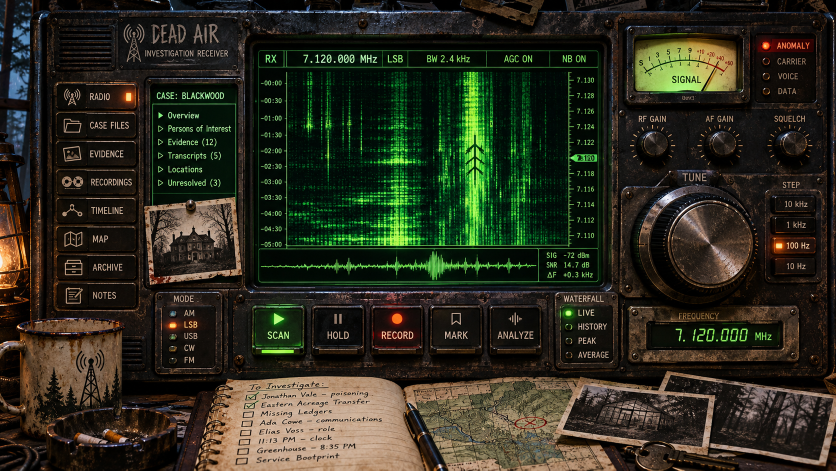
#> input picture gui/references/a_detailed_cinematic_grungy_realistic_radio_inv.png, 1672 x 941 px, found by its file name (shown at 1/2 size)
$ python build_dead_air_assets.py
#> lines starting #> are read from the running program, lines starting #| are printed output that depends on the picture; after the words box and inside, x2 and y2 are one past the last pixel; in counts of white or black regions, pixels touching at a corner belong together
from PIL import Image, ImageDraw, ImageEnhance, ImageFilter
import os, json, math, random, shutil, zipfile
src='/mnt/data/a_detailed_cinematic_grungy_realistic_radio_inv.png'
out='/mnt/data/dead_air_production_assets'
im=Image.open(src).convert('RGBA'); W,H=im.size
#> after `W, H = im.size`: W = 1672; H = 941
shutil.copy2(src,out+'/source/approved_master.png')
items=[]
def sprite(name,box,shape='round',radius=10,group='hardware',notes=''):
#> called with name = 'navigation_panel', box = (95, 150, 275, 611), shape = 'round', radius = 15, group = 'hardware', notes = ''
 x0,y0,x1,y1=box
 patch=im.crop(box)
 mask=Image.new('L',patch.size,0); d=ImageDraw.Draw(mask)
#> after `mask = Image.new('L', patch.size, 0)`: mask: PIL image 180x461 L; every value is 0
 w,h=patch.size
#> w = 180; h = 461
 if shape=='round':d.rounded_rectangle((1,1,w-2,h-2),radius=min(radius,w//3,h//3),fill=255)
 elif shape=='ellipse': d.ellipse((1,1,w-2,h-2),fill=255)
 elif shape=='square':d.rectangle((0,0,w-1,h-1),fill=255)
 elif shape=='meter':d.rounded_rectangle((0,0,w-1,h-1),radius=14,fill=255)
 else: raise ValueError(shape)
 patch.putalpha(mask)
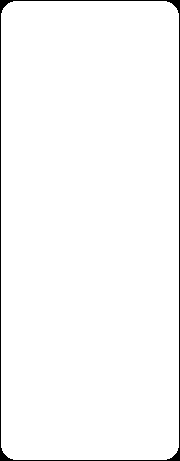
#> mask: PIL image 180x461 L; 98.2% white; black in thin lines or dots
 path=f'{group}/{name}.png';os.makedirs(os.path.dirname(out+'/'+path),exist_ok=True);patch.save(out+'/'+path,optimize=True)
 items.append(dict(name=name,file=path,x=x0,y=y0,width=w,height=h,group=group,hitbox=[x0,y0,w,h],notes=notes))
 return patch
# Hardware. Regions are cropped precisely around distinct physical instruments.
sprite('navigation_panel',(95,150,275,611),'round',15)
sprite('site_monitor_frame',(282,152,477,570),'round',13)
#> in sprite (call 2), `mask = Image.new('L', patch.size, 0)`: mask: PIL image 195x418 L; every value is 0
#> in sprite (call 2), `patch.putalpha(mask)`: mask: PIL image 195x418 L; 98.3% white; black in thin lines or dots
sprite('main_waterfall_bezel',(478,64,1208,580),'round',24)
#> call 3 of sprite, with name = 'main_waterfall_bezel', box = (478, 64, 1208, 580), shape = 'round', radius = 24, group = 'hardware', notes = ''
#> in sprite (call 3), `x0,y0,x1,y1=box`: x0 = 478; y0 = 64; x1 = 1208; y1 = 580
#> in sprite (call 3), `mask = Image.new('L', patch.size, 0)`: mask: PIL image 730x516 L; every value is 0
#> in sprite (call 3), `patch.putalpha(mask)`:
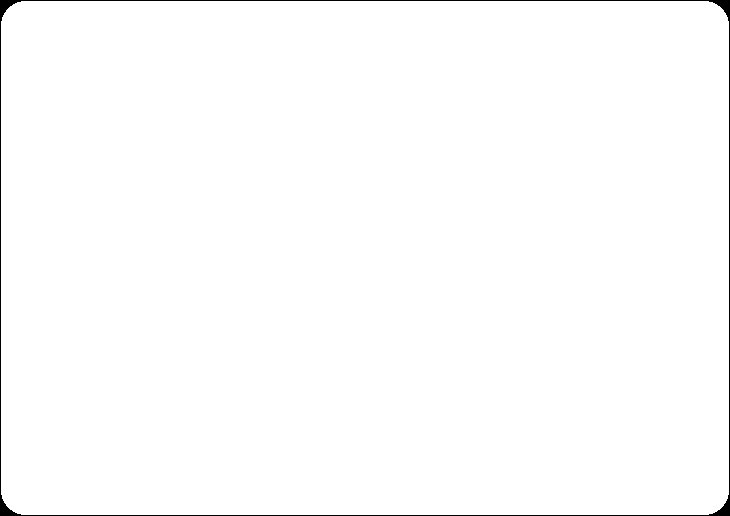
#> mask: PIL image 730x516 L; 99.2% white; 1 black region, box (x1, y1, x2, y2) and area: (0, 0, 730, 516) 3012
sprite('signal_meter',(1232,55,1478,214),'meter',group='sprites')
#> call 4 of sprite, with name = 'signal_meter', box = (1232, 55, 1478, 214), shape = 'meter', radius = 10, group = 'sprites', notes = ''
#> in sprite (call 4), `x0,y0,x1,y1=box`: x0 = 1232; y0 = 55; x1 = 1478; y1 = 214
#> in sprite (call 4), `mask = Image.new('L', patch.size, 0)`: mask: PIL image 246x159 L; every value is 0
#> in sprite (call 4), `patch.putalpha(mask)`:
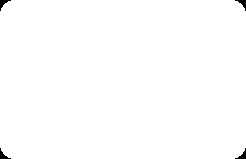
#> mask: PIL image 246x159 L; 99.5% white; 4 black regions, box (x1, y1, x2, y2) and area: (0, 0, 11, 11) 46, (235, 0, 246, 11) 46, (0, 148, 11, 159) 46, (235, 148, 246, 159) 46
sprite('indicator_bank',(1480,57,1617,209),'round',12)
#> in sprite (call 5), `mask = Image.new('L', patch.size, 0)`: mask: PIL image 137x152 L; every value is 0
#> in sprite (call 5), `patch.putalpha(mask)`: mask: PIL image 137x152 L; 96.6% white; 1 black region, box (x1, y1, x2, y2) and area: (0, 0, 137, 152) 710
for name,box in [('rf_gain',(1254,228,1342,333)),('af_gain',(1370,228,1463,332)),('squelch',(1503,224,1602,329))]:sprite(name,box,'ellipse',group='sprites')
#> this loop made 3 passes
#> (name, x0 in sprite, y0 in sprite, x1 in sprite, y1 in sprite, w in sprite, h in sprite, path in sprite) on passes 1 to 3: ('rf_gain', 1254, 228, 1342, 333, 88, 105, 'sprites/rf_gain.png'), ('af_gain', 1370, 228, 1463, 332, 93, 104, 'sprites/af_gain.png'), ('squelch', 1503, 224, 1602, 329, 99, 105, 'sprites/squelch.png')
#> pass 1, in sprite (call 6), `path = f'{group}/{name}.png'`:
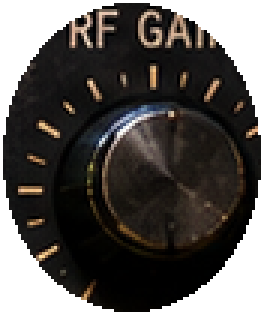
#> saved as rf_gain.png: PIL image 88x105 RGBA (shown 3 times larger); mean R, G, B, A 32.5, 28.2, 24.9, 191.7; transparent parts drawn white
sprite('tuning_dial',(1250,342,1504,596),'ellipse',group='sprites',notes='Rotate visual around center [1377,469]; use drag gesture for tuning')
#> in sprite (call 9), `mask = Image.new('L', patch.size, 0)`: mask: PIL image 254x254 L; every value is 0
#> in sprite (call 9), `patch.putalpha(mask)`: mask: PIL image 254x254 L; 77.2% white; 1 black region, box (x1, y1, x2, y2) and area: (0, 0, 254, 254) 14696
sprite('tuning_step_bank',(1501,363,1617,570),'round',11,group='sprites')
#> in sprite (call 10), `mask = Image.new('L', patch.size, 0)`: mask: PIL image 116x207 L; every value is 0
#> in sprite (call 10), `patch.putalpha(mask)`: mask: PIL image 116x207 L; 96.8% white; 1 black region, box (x1, y1, x2, y2) and area: (0, 0, 116, 207) 758
sprite('mode_bank',(303,585,445,741),'round',9,group='sprites')
#> in sprite (call 11), `mask = Image.new('L', patch.size, 0)`: mask: PIL image 142x156 L; every value is 0
#> in sprite (call 11), `patch.putalpha(mask)`: mask: PIL image 142x156 L; 96.9% white; black in thin lines or dots
sprite('transport_deck',(473,579,1092,725),'round',11,group='sprites')
#> in sprite (call 12), `x0,y0,x1,y1=box`: x0 = 473; y0 = 579; x1 = 1092; y1 = 725
#> in sprite (call 12), `mask = Image.new('L', patch.size, 0)`: mask: PIL image 619x146 L; every value is 0
#> in sprite (call 12), `patch.putalpha(mask)`: mask: PIL image 619x146 L; 98.2% white; black in thin lines or dots
#> in sprite (call 12), `patch.putalpha(mask)`:
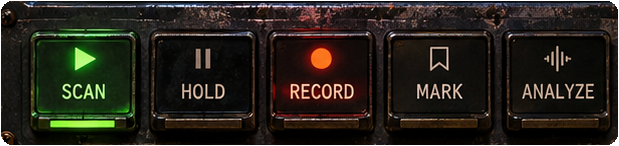
#> patch: PIL image 619x146 RGBA; mean R, G, B, A 34.9, 31.1, 23.4, 250.4; transparent parts drawn white
sprite('waterfall_mode_bank',(1090,579,1222,738),'round',10,group='sprites')
#> in sprite (call 13), `x0,y0,x1,y1=box`: x0 = 1090; x1 = 1222; y1 = 738
#> in sprite (call 13), `mask = Image.new('L', patch.size, 0)`: mask: PIL image 132x159 L; every value is 0
#> in sprite (call 13), `patch.putalpha(mask)`: mask: PIL image 132x159 L; 96.8% white; black in thin lines or dots
#> in sprite (call 13), `patch.putalpha(mask)`:
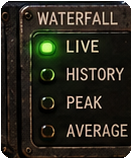
#> patch: PIL image 132x159 RGBA; mean R, G, B, A 39.5, 37, 27.2, 246.9; transparent parts drawn white
sprite('frequency_panel',(1240,600,1584,724),'round',13,group='sprites')
#> in sprite (call 14), `x0,y0,x1,y1=box`: x0 = 1240; y0 = 600; x1 = 1584; y1 = 724
#> in sprite (call 14), `patch=im.crop(box)`:
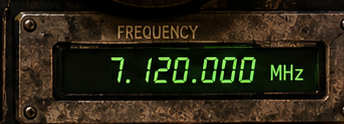
#> patch: PIL image 344x124 RGBA; mean R, G, B, A 42.1, 36.9, 21, 255
#> in sprite (call 14), `mask = Image.new('L', patch.size, 0)`: mask: PIL image 344x124 L; every value is 0
# Individual buttons extracted with transparent rounded profiles.
for name,box in [
('button_scan',(497,604,600,710)),('button_hold',(616,604,724,709)),('button_record',(730,604,841,709)),('button_mark',(849,604,961,712)),('button_analyze',(970,604,1078,714)),
('step_10khz',(1516,384,1607,430)),('step_1khz',(1516,429,1607,476)),('step_100hz',(1516,478,1607,525)),('step_10hz',(1516,527,1607,570)),
('nav_radio',(102,164,267,213)),('nav_case_files',(102,217,267,270)),('nav_evidence',(102,276,267,327)),('nav_recordings',(102,334,267,387)),('nav_timeline',(102,390,267,443)),('nav_map',(102,446,267,496)),('nav_archive',(102,502,267,552)),('nav_notes',(102,557,267,607))]:
 sprite(name,box,'round',9,group='sprites')
#> this loop made 17 passes
#> (name, x0 in sprite, y0 in sprite, x1 in sprite, y1 in sprite, w in sprite, h in sprite, path in sprite) on passes 1 to 8: ('button_scan', 497, 604, 600, 710, 103, 106, 'sprites/button_scan.png'), ('button_hold', 616, 604, 724, 709, 108, 105, 'sprites/button_hold.png'), ('button_record', 730, 604, 841, 709, 111, 105, 'sprites/button_record.png'), ('button_mark', 849, 604, 961, 712, 112, 108, 'sprites/button_mark.png'), ('button_analyze', 970, 604, 1078, 714, 108, 110, 'sprites/button_analyze.png'), ('step_10khz', 1516, 384, 1607, 430, 91, 46, 'sprites/step_10khz.png'), ('step_1khz', 1516, 429, 1607, 476, 91, 47, 'sprites/step_1khz.png'), ('step_100hz', 1516, 478, 1607, 525, 91, 47, 'sprites/step_100hz.png')
# Screen windows: the opaque bezel extracted above is separate, while the screens themselves are independently rendered.
screens={
 'waterfall':(511,136,1123,488),
 'waterfall_status':(507,97,1177,135),
 'signal_waveform':(508,490,1063,551),
 'site_monitor':(295,202,466,391),
 'frequency_readout':(1280,639,1541,692)
}
for name,(x0,y0,x1,y1) in screens.items():
 ww,hh=x1-x0,y1-y0
 layer=Image.new('RGBA',(ww,hh),(1,11,6,247)); d=ImageDraw.Draw(layer)
 d.rectangle((0,0,ww-1,hh-1),outline=(29,106,57,250),width=2)
 # edges subtly inset rather than painted glow
 d.rectangle((3,3,ww-4,hh-4),outline=(8,43,23,190),width=2)
 layer.save(f'{out}/displays/{name}_blank.png')
 items.append(dict(name=name+'_blank',file=f'displays/{name}_blank.png',x=x0,y=y0,width=ww,height=hh,group='display',notes='Programmatically painted dynamic content overlays this screen; no pre-baked text'))
#> after the loop, items = 36 items
# Knob state variants: source-accurate sprite with green and amber indicator dots as a separate overlay.
for name,cx,cy,r in [('rf_gain',1298,276,38),('af_gain',1417,277,39),('squelch',1552,275,39),('tuning_dial',1377,469,118)]:
 for angle in [0,90,180,270]:
  size=2*r+14; layer=Image.new('RGBA',(size,size)); d=ImageDraw.Draw(layer)
  a=math.radians(angle-90)
  px=size/2+math.cos(a)*(r-6);py=size/2+math.sin(a)*(r-6)
  d.ellipse((px-3,py-3,px+3,py+3),fill=(154,255,148,220))
  layer=layer.filter(ImageFilter.GaussianBlur(.55))
  layer.save(f'{out}/sprites/{name}_indicator_{angle}.png')
# Off/on button overlays, transparent and perfectly register to original controls.
buttons={'scan':(497,604,600,710),'hold':(616,604,724,709),'record':(730,604,841,709),'mark':(849,604,961,712),'analyze':(970,604,1078,714)}
for name,box in buttons.items():
 x0,y0,x1,y1=box;w=x1-x0;h=y1-y0
 for state in ['off','on','pressed']:
  layer=Image.new('RGBA',(w,h));d=ImageDraw.Draw(layer)
  rgb=((26,100,43) if name!='record' else (113,25,13))
  if state=='on':
   d.rounded_rectangle((9,7,w-10,h-9),radius=9,fill=(*rgb,77),outline=(*[min(255,z*2) for z in rgb],225),width=3)
  elif state=='pressed':
   d.rounded_rectangle((9,7,w-10,h-9),radius=9,fill=(*rgb,125),outline=(247,194,93,225),width=3)
  else:
   d.rounded_rectangle((9,7,w-10,h-9),radius=9,outline=(8,17,12,95),width=2)
  layer.save(f'{out}/sprites/button_{name}_{state}.png')
# Source-accurate mounting surface. It is separately exported from foreground graphics.
# The display/sprite windows are cleared by textured-dark backing plates; surrounding photographic equipment remains.
base=im.copy();d=ImageDraw.Draw(base,'RGBA')
for x0,y0,x1,y1 in [
(97,154,275,612),(284,157,475,575),(484,70,1204,573),(1230,52,1478,215),
(1482,60,1618,207),(1247,223,1347,332),(1364,224,1467,333),(1498,222,1609,334),
(1251,342,1503,596),(1500,363,1619,574),(298,587,449,741),(469,579,1094,730),
(1088,580,1226,738),(1235,600,1586,725)]:
 d.rounded_rectangle((x0,y0,x1,y1),radius=12,fill=(11,12,11,245),outline=(53,49,41,220),width=3)
base.save(out+'/source/chassis_mounted_base.png',optimize=True)
# An uncluttered presentation including all source accurate extracted widgets in same locations.
preview=base.copy()
for item in items:
 if item['group']=='display':continue
 sp=Image.open(out+'/'+item['file']).convert('RGBA');preview.alpha_composite(sp,(item['x'],item['y']))
preview.save(out+'/previews/hardware_reassembled.png',optimize=True)
# Transparent frontplate full-frame: useful for building a stage with screens dynamically rendered behind.
front=Image.new('RGBA',(W,H))
for item in items:
 if item['group']=='display':continue
 sp=Image.open(out+'/'+item['file']).convert('RGBA');front.alpha_composite(sp,(item['x'],item['y']))
front.save(out+'/sprites/hardware_frontplate.png',optimize=True)
manifest={'schema':'dead-air-assets-v1','reference_resolution':[W,H],'coordinate_system':'pixel positions in approved 1672x941 concept','art_direction':'Approved 05/06 radio-instrument and investigation desk hybrid','sprites':items,'button_states':{n:[f'sprites/button_{n}_{s}.png' for s in ('off','on','pressed')] for n in buttons},'screens':screens,'constraints':['Source is concept illustration; manual retouch required before final release.','No Blackwood narrative text should be used in functional game panels.','Dynamic data and text should be rendered by game engine, never baked into source sprites.','Avoid invented glitch mechanics; waterfall should be consistent with the simulated signal source.']}
with open(out+'/atlas.json','w') as f:json.dump(manifest,f,indent=2)
# Native Godot integration starter, no dependency on a baked one-piece reference.
with open(out+'/README.md','w') as f:
 f.write('''# DEAD AIR — Receiver UI Production Asset Pack v1\n\n**Artwork master:** approved 1672×941 workstation hybrid (concepts 05 + 06).\n\n## Deliverables\n- `source/approved_master.png` retains the locked design reference.\n- `source/chassis_mounted_base.png` is the receiver/desk mounting surface with covered control bays.\n- `sprites/` contains transparent, individually positioned hardware cutouts: chassis control banks, knobs, signal meter, tuning dial, each physical button and navigation key.\n- `sprites/button_*_{off,on,pressed}.png` contains precisely registered transparent state overlays.\n- `sprites/*_indicator_{0,90,180,270}.png` provides knob indicator position overlays.\n- `displays/*_blank.png` provides dark framed surfaces for dynamic waterfall, status, waveform, case monitor and frequency display.\n- `atlas.json` includes each sprite's original pixel position, dimensions and suggested interaction hitbox.\n- `previews/hardware_reassembled.png` checks visual alignment of separate layers.\n- `previews/components.html` shows an interactive asset inventory without requiring external resources.\n\n## Layer stack (back to front)\n1. Chassis base (fixed texture)\n2. Dynamic screen textures in the atlas screen rectangles (waterfall, frequency, status, case, waveform)\n3. Hardware masks/sprites in their atlas locations\n4. Button state overlays and knob pointer indicators\n5. Text and modal overlays, rendered from game data (not embedded in raster)\n6. Accessible clickable/touch areas matching hitboxes in the JSON\n\n## Important limitations\nThis is an **extraction and layout-ready pack**, not a final hand-painted studio sprite set. Because the master is one flattened illustration, button labels are baked into hardware crops and some elements are imperfectly separable. The reassembled preview is the faithful composition check; remove/repaint fixed labels and improve cutout edges before final in-game production. The `chassis_mounted_base.png` is a masked mounting scaffold rather than a completely repainted blank radio body.\n\nSuggested target is a Godot 4 `Control` scene with a 1672×941 root base scaled uniformly to landscape viewport. Apply percent positions from `atlas.json` for adaptive scaling. Drive waterfall pixels, frequency, meters and interface text from the same receiver simulation. Touch-drag on tuning dial, tap on mechanical switches, and configurable alternate swipe/button controls.\n\n**Canon:** the mockup's Blackwood documents and 7.120 MHz are placeholders; game data should follow the DEAD AIR ledger.\n''')
# Index HTML gallery
cards=[]
for item in items:
 cards.append('<div class="card"><img src="../'+item['file']+'"><div><b>'+item['name']+'</b><small>'+str(item['width'])+' × '+str(item['height'])+' · '+item['group']+'</small></div></div>')
#> this loop made 36 passes
#> after the loop, cards = 36 items
with open(out+'/previews/components.html','w') as f:
 f.write('<!DOCTYPE html><html><meta charset="utf-8"><title>DEAD AIR · Assets</title><style>body{background:#0b1010;color:#ddf4d9;font:14px monospace;margin:30px}h1{color:#9dfa9c}.grid{display:grid;grid-template-columns:repeat(auto-fill,minmax(210px,1fr));gap:14px}.card{border:1px solid #36543e;background:#1d211d;padding:12px;min-height:140px;display:flex;flex-direction:column;justify-content:space-between;align-items:center}.card img{max-width:100%;height:125px;object-fit:contain}.card small{display:block;color:#96af9b;padding:6px}a{color:#a2ffb3}</style><h1>DEAD AIR / Production Asset Inventory</h1><p>Source-accurate sprites and dynamic display surfaces. <a href="../atlas.json">Manifest</a></p><div class="grid">'+''.join(cards)+'</div></html>')
zip_path='/mnt/data/dead_air_production_asset_pack_v1.zip'
with zipfile.ZipFile(zip_path,'w',zipfile.ZIP_DEFLATED,compresslevel=8) as z:
 for root,dirs,files in os.walk(out):
  for file in files:
   full=os.path.join(root,file);z.write(full,os.path.relpath(full,'/mnt/data'))
print('asset count',len(items),'zip',os.path.getsize(zip_path),'preview',out+'/previews/hardware_reassembled.png')
#| asset count 36 zip 2847944 preview /mnt/data/dead_air_production_assets/previews/hardware_reassembled.png
